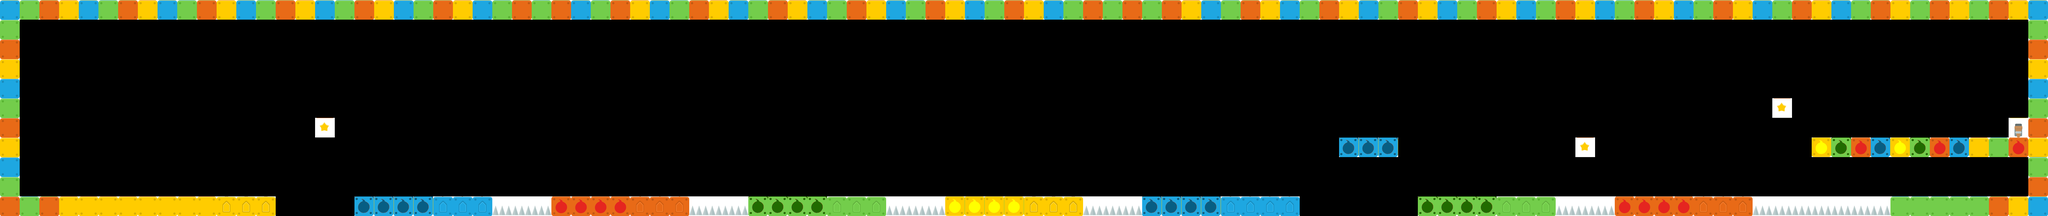

This game map was drawn from its Tiled (.tmx) file and the tilesets committed beside it. A one-line description and the trimmed map source follow:
An orthogonal 104x11 tile map with 70x70 px tiles, 1 tile layer (tilesLayer), 2 tilesets.

<map version="1.0" orientation="orthogonal" renderorder="right-down" width="104" height="11" tilewidth="70" tileheight="70" nextobjectid="1">
 <tileset firstgid="1" source="tilesheet.tsx" />
 <tileset firstgid="201" source="tilesheet.tsx" />
 <layer name="tilesLayer" width="104" height="11">
  <data>[1144 cells, 234 non-empty, 15 distinct tile ids]</data>
 </layer>
</map>
